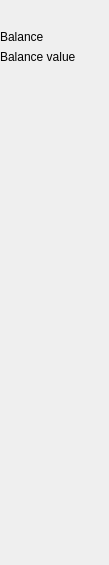
<?xml version="1.0" encoding="UTF-8"?>
<ui version="4.0">
 <class>Form</class>
 <widget class="QWidget" name="Form">
  <property name="geometry">
   <rect>
    <x>0</x>
    <y>0</y>
    <width>109</width>
    <height>565</height>
   </rect>
  </property>
  <property name="windowTitle">
   <string>Form</string>
  </property>
  <widget class="QWidget" name="verticalLayoutWidget">
   <property name="geometry">
    <rect>
     <x>0</x>
     <y>10</y>
     <width>101</width>
     <height>551</height>
    </rect>
   </property>
   <layout class="QVBoxLayout" name="verticalLayout">
    <item>
     <widget class="QLabel" name="party_name_label">
      <property name="text">
       <string/>
      </property>
     </widget>
    </item>
    <item>
     <widget class="QLabel" name="balance_label">
      <property name="text">
       <string>Balance</string>
      </property>
     </widget>
    </item>
    <item>
     <widget class="QLabel" name="balance_value_label">
      <property name="text">
       <string>Balance value </string>
      </property>
     </widget>
    </item>
    <item>
     <spacer name="verticalSpacer">
      <property name="orientation">
       <enum>Qt::Vertical</enum>
      </property>
      <property name="sizeHint" stdset="0">
       <size>
        <width>20</width>
        <height>40</height>
       </size>
      </property>
     </spacer>
    </item>
    <item>
     <spacer name="verticalSpacer_9">
      <property name="orientation">
       <enum>Qt::Vertical</enum>
      </property>
      <property name="sizeHint" stdset="0">
       <size>
        <width>20</width>
        <height>40</height>
       </size>
      </property>
     </spacer>
    </item>
    <item>
     <spacer name="verticalSpacer_8">
      <property name="orientation">
       <enum>Qt::Vertical</enum>
      </property>
      <property name="sizeHint" stdset="0">
       <size>
        <width>20</width>
        <height>40</height>
       </size>
      </property>
     </spacer>
    </item>
    <item>
     <spacer name="verticalSpacer_7">
      <property name="orientation">
       <enum>Qt::Vertical</enum>
      </property>
      <property name="sizeHint" stdset="0">
       <size>
        <width>20</width>
        <height>40</height>
       </size>
      </property>
     </spacer>
    </item>
    <item>
     <spacer name="verticalSpacer_6">
      <property name="orientation">
       <enum>Qt::Vertical</enum>
      </property>
      <property name="sizeHint" stdset="0">
       <size>
        <width>20</width>
        <height>40</height>
       </size>
      </property>
     </spacer>
    </item>
    <item>
     <spacer name="verticalSpacer_5">
      <property name="orientation">
       <enum>Qt::Vertical</enum>
      </property>
      <property name="sizeHint" stdset="0">
       <size>
        <width>20</width>
        <height>40</height>
       </size>
      </property>
     </spacer>
    </item>
    <item>
     <spacer name="verticalSpacer_4">
      <property name="orientation">
       <enum>Qt::Vertical</enum>
      </property>
      <property name="sizeHint" stdset="0">
       <size>
        <width>20</width>
        <height>40</height>
       </size>
      </property>
     </spacer>
    </item>
    <item>
     <spacer name="verticalSpacer_3">
      <property name="orientation">
       <enum>Qt::Vertical</enum>
      </property>
      <property name="sizeHint" stdset="0">
       <size>
        <width>20</width>
        <height>40</height>
       </size>
      </property>
     </spacer>
    </item>
    <item>
     <spacer name="verticalSpacer_2">
      <property name="orientation">
       <enum>Qt::Vertical</enum>
      </property>
      <property name="sizeHint" stdset="0">
       <size>
        <width>20</width>
        <height>40</height>
       </size>
      </property>
     </spacer>
    </item>
   </layout>
  </widget>
 </widget>
 <resources/>
 <connections/>
</ui>
